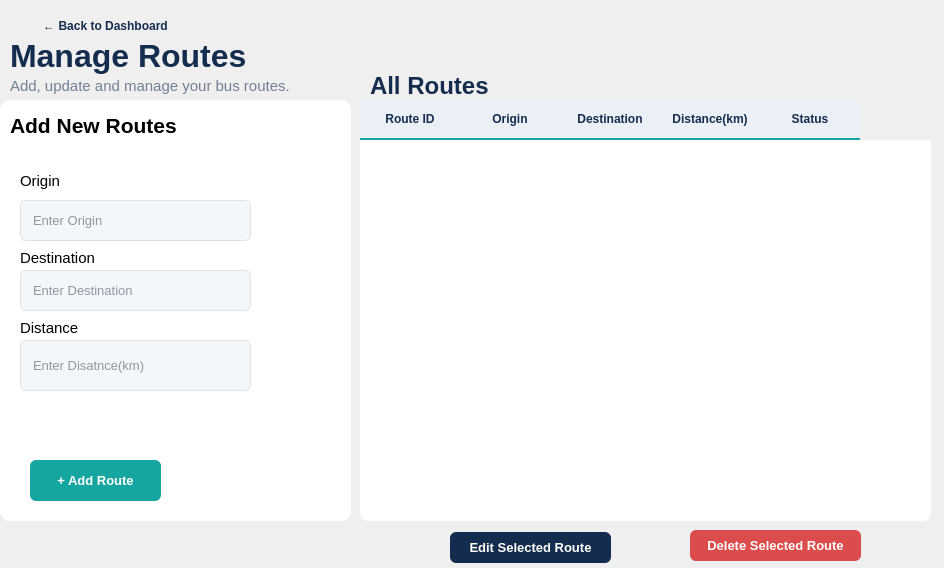
<?xml version="1.0" encoding="UTF-8"?>
<ui version="4.0">
 <class>ManageRoutesPage</class>
 <widget class="QWidget" name="ManageRoutesPage">
  <property name="geometry">
   <rect>
    <x>0</x>
    <y>0</y>
    <width>944</width>
    <height>568</height>
   </rect>
  </property>
  <property name="windowTitle">
   <string>BLUEBUS - Manage Routes.</string>
  </property>
  <widget class="QLabel" name="label">
   <property name="geometry">
    <rect>
     <x>10</x>
     <y>30</y>
     <width>251</width>
     <height>51</height>
    </rect>
   </property>
   <property name="font">
    <font>
     <family>Segoe UI</family>
     <pointsize>24</pointsize>
     <weight>75</weight>
     <bold>true</bold>
    </font>
   </property>
   <property name="styleSheet">
    <string notr="true">color:#142D4E</string>
   </property>
   <property name="text">
    <string>Manage Routes</string>
   </property>
  </widget>
  <widget class="QLabel" name="label_2">
   <property name="geometry">
    <rect>
     <x>10</x>
     <y>70</y>
     <width>281</width>
     <height>31</height>
    </rect>
   </property>
   <property name="font">
    <font>
     <family>Segoe UI</family>
     <pointsize>11</pointsize>
    </font>
   </property>
   <property name="styleSheet">
    <string notr="true">color:#718096</string>
   </property>
   <property name="text">
    <string>Add, update and manage your bus routes.</string>
   </property>
  </widget>
  <widget class="QFrame" name="addRouteFrame">
   <property name="geometry">
    <rect>
     <x>0</x>
     <y>100</y>
     <width>351</width>
     <height>421</height>
    </rect>
   </property>
   <property name="styleSheet">
    <string notr="true"> background-color: #FFFFFF;
    border: none;
    border-radius: 10px;</string>
   </property>
   <property name="frameShape">
    <enum>QFrame::StyledPanel</enum>
   </property>
   <property name="frameShadow">
    <enum>QFrame::Raised</enum>
   </property>
   <widget class="QLabel" name="label_3">
    <property name="geometry">
     <rect>
      <x>10</x>
      <y>10</y>
      <width>211</width>
      <height>31</height>
     </rect>
    </property>
    <property name="font">
     <font>
      <family>Segoe UI</family>
      <pointsize>16</pointsize>
      <weight>75</weight>
      <bold>true</bold>
     </font>
    </property>
    <property name="text">
     <string>Add New Routes</string>
    </property>
   </widget>
   <widget class="QLineEdit" name="originInput">
    <property name="geometry">
     <rect>
      <x>20</x>
      <y>100</y>
      <width>231</width>
      <height>41</height>
     </rect>
    </property>
    <property name="styleSheet">
     <string notr="true"> background-color: #F4F7FA;
    border: 1px solid #DCE3EA;
    border-radius: 6px;
    padding: 10px;
    color: #263747;
    font-size: 13px;</string>
    </property>
    <property name="placeholderText">
     <string>Enter Origin</string>
    </property>
   </widget>
   <widget class="QLineEdit" name="destinationInput">
    <property name="geometry">
     <rect>
      <x>20</x>
      <y>170</y>
      <width>231</width>
      <height>41</height>
     </rect>
    </property>
    <property name="styleSheet">
     <string notr="true"> background-color: #F4F7FA;
    border: 1px solid #DCE3EA;
    border-radius: 6px;
    padding: 10px;
    color: #263747;
    font-size: 13px;</string>
    </property>
    <property name="placeholderText">
     <string>Enter Destination</string>
    </property>
   </widget>
   <widget class="QLineEdit" name="distanceInput">
    <property name="geometry">
     <rect>
      <x>20</x>
      <y>240</y>
      <width>231</width>
      <height>51</height>
     </rect>
    </property>
    <property name="styleSheet">
     <string notr="true"> background-color: #F4F7FA;
    border: 1px solid #DCE3EA;
    border-radius: 6px;
    padding: 10px;
    color: #263747;
    font-size: 13px;</string>
    </property>
    <property name="placeholderText">
     <string>Enter Disatnce(km)</string>
    </property>
   </widget>
   <widget class="QLabel" name="label_4">
    <property name="geometry">
     <rect>
      <x>20</x>
      <y>70</y>
      <width>101</width>
      <height>21</height>
     </rect>
    </property>
    <property name="font">
     <font>
      <family>Segoe UI</family>
      <pointsize>11</pointsize>
     </font>
    </property>
    <property name="text">
     <string>Origin</string>
    </property>
   </widget>
   <widget class="QLabel" name="label_5">
    <property name="geometry">
     <rect>
      <x>20</x>
      <y>150</y>
      <width>161</width>
      <height>16</height>
     </rect>
    </property>
    <property name="font">
     <font>
      <family>Segoe UI</family>
      <pointsize>11</pointsize>
     </font>
    </property>
    <property name="text">
     <string>Destination</string>
    </property>
   </widget>
   <widget class="QLabel" name="label_6">
    <property name="geometry">
     <rect>
      <x>20</x>
      <y>220</y>
      <width>161</width>
      <height>16</height>
     </rect>
    </property>
    <property name="font">
     <font>
      <family>Segoe UI</family>
      <pointsize>11</pointsize>
     </font>
    </property>
    <property name="text">
     <string>Distance</string>
    </property>
   </widget>
   <widget class="QPushButton" name="addRouteButton">
    <property name="geometry">
     <rect>
      <x>30</x>
      <y>360</y>
      <width>131</width>
      <height>41</height>
     </rect>
    </property>
    <property name="font">
     <font>
      <pointsize>-1</pointsize>
      <weight>75</weight>
      <bold>true</bold>
     </font>
    </property>
    <property name="styleSheet">
     <string notr="true"> background-color: #16A6A1;
    color: white;
    border: none;
    border-radius: 6px;
    padding: 10px 18px;
    font-size: 13px;
    font-weight: bold;</string>
    </property>
    <property name="text">
     <string>+ Add Route</string>
    </property>
   </widget>
  </widget>
  <widget class="QLabel" name="label_7">
   <property name="geometry">
    <rect>
     <x>370</x>
     <y>70</y>
     <width>191</width>
     <height>31</height>
    </rect>
   </property>
   <property name="font">
    <font>
     <family>Segoe UI</family>
     <pointsize>18</pointsize>
     <weight>75</weight>
     <bold>true</bold>
    </font>
   </property>
   <property name="styleSheet">
    <string notr="true">color:#142D4E</string>
   </property>
   <property name="text">
    <string>All Routes</string>
   </property>
  </widget>
  <widget class="QTableWidget" name="routesTable">
   <property name="geometry">
    <rect>
     <x>360</x>
     <y>100</y>
     <width>571</width>
     <height>421</height>
    </rect>
   </property>
   <property name="styleSheet">
    <string notr="true">QTableWidget {
    background-color: #FFFFFF;
    alternate-background-color: #F4F7FA;
    color: #263747;
    border: none;
    border-radius: 8px;
    gridline-color: #E8EDF2;
    font-size: 12px;
    selection-background-color: #D9F3F1;
    selection-color: #142D4E;
}

QTableWidget::item {
    padding: 8px;
    border-bottom: 1px solid #E8EDF2;
}

QTableWidget::item:selected {
    background-color: #D9F3F1;
    color: #142D4E;
}

QHeaderView::section {
    background-color: #EAF0F5;
    color: #142D4E;
    padding: 10px;
    border: none;
    border-bottom: 2px solid #16A6A1;
    font-size: 12px;
    font-weight: bold;
}</string>
   </property>
   <property name="editTriggers">
    <set>QAbstractItemView::NoEditTriggers</set>
   </property>
   <property name="alternatingRowColors">
    <bool>true</bool>
   </property>
   <property name="selectionBehavior">
    <enum>QAbstractItemView::SelectRows</enum>
   </property>
   <property name="showGrid">
    <bool>false</bool>
   </property>
   <property name="columnCount">
    <number>5</number>
   </property>
   <column>
    <property name="text">
     <string>Route ID</string>
    </property>
   </column>
   <column>
    <property name="text">
     <string>Origin</string>
    </property>
   </column>
   <column>
    <property name="text">
     <string>Destination</string>
    </property>
   </column>
   <column>
    <property name="text">
     <string>Distance(km)</string>
    </property>
   </column>
   <column>
    <property name="text">
     <string>Status</string>
    </property>
   </column>
  </widget>
  <widget class="QPushButton" name="editRouteButton">
   <property name="geometry">
    <rect>
     <x>450</x>
     <y>532</y>
     <width>161</width>
     <height>31</height>
    </rect>
   </property>
   <property name="styleSheet">
    <string notr="true">QPushButton {
    background-color: #142D4E;
    color: white;
    border: none;
    border-radius: 6px;
    padding: 10px;
    font-size: 13px;
    font-weight: bold;
}

QPushButton:hover {
    background-color: #1E426B;
}</string>
   </property>
   <property name="text">
    <string>Edit Selected Route</string>
   </property>
  </widget>
  <widget class="QPushButton" name="deleteRouteButton">
   <property name="geometry">
    <rect>
     <x>690</x>
     <y>530</y>
     <width>171</width>
     <height>31</height>
    </rect>
   </property>
   <property name="styleSheet">
    <string notr="true">QPushButton {
    background-color: #DC4C4C;
    color: white;
    border: none;
    border-radius: 6px;
    padding: 10px;
    font-size: 13px;
    font-weight: bold;
}

QPushButton:hover {
    background-color: #C03939;
}</string>
   </property>
   <property name="text">
    <string>Delete Selected Route</string>
   </property>
  </widget>
  <widget class="QPushButton" name="backButton">
   <property name="geometry">
    <rect>
     <x>30</x>
     <y>10</y>
     <width>151</width>
     <height>31</height>
    </rect>
   </property>
   <property name="styleSheet">
    <string notr="true">QPushButton {
    background-color: transparent;
    color: #142D4E;
    border: none;
    font-size: 12px;
    font-weight: bold;
}

QPushButton:hover {
    color: #16A6A1;
}</string>
   </property>
   <property name="text">
    <string>← Back to Dashboard</string>
   </property>
  </widget>
 </widget>
 <resources/>
 <connections/>
</ui>
